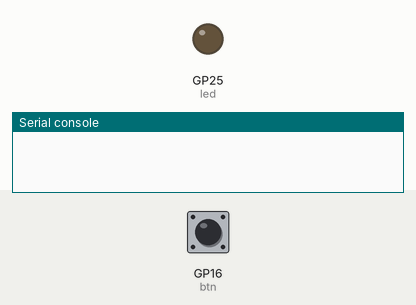
A program run on a simulated Raspberry Pi Pico running MicroPython. On the bench: output pins drawn as LEDs (lit = HIGH), the last lines printed to the serial console. The inputs (shaded band) are chosen by the test bench; at power-on: GP16 (btn) HIGH.

Above: at 1.2 s.
1.3 s: GP16 (btn) pulled LOW for 0.15 s
At 2.3 s:
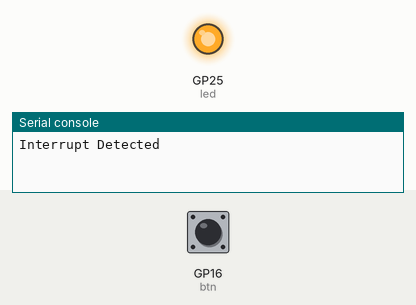
2.9 s: GP16 (btn) pulled LOW for 1 s
At 3.5 s:
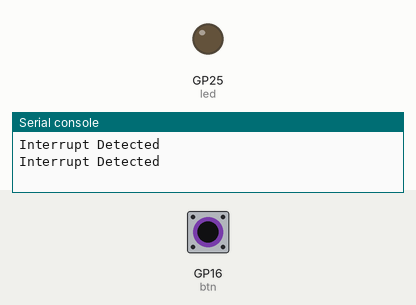
5.4 s: GP16 (btn) pulled LOW for 3.2 s
At 6.6 s:
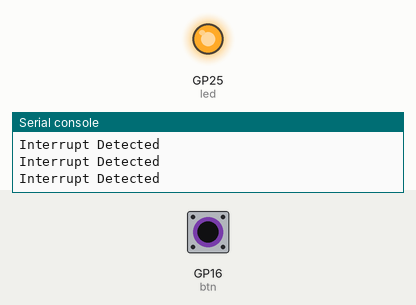
Timing chart, 0 to 8.4 s (numbered marks = the images above; inputs shaded):
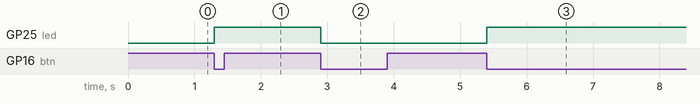

Measured:
- after the input at 1.3 s, GP25 (led): LOW → HIGH at once
- after the input at 2.9 s, GP25 (led): HIGH → LOW at once
- after the input at 5.4 s, GP25 (led): LOW → HIGH at once

The program:

pico_btn_interrupt.py
```python
from machine import Pin
import time

interrupt_flag=0
debounce_time=0
led = Pin(25,Pin.OUT)
btn = Pin(16,Pin.IN,Pin.PULL_UP)

def btn_release_callback(btn):
    global interrupt_flag, debounce_time
    if (time.ticks_ms()-debounce_time) > 250:
        interrupt_flag=1
        debounce_time=time.ticks_ms()

btn.irq(trigger=Pin.IRQ_FALLING, handler=btn_release_callback)
#GPIO.setup(BUTTON_PIN, GPIO.IN, pull_up_down=GPIO.PUD_UP)
#GPIO.add_event_detect(BUTTON_PIN, GPIO.BOTH,
#                      callback=btn_release_callback,
#                      bouncetime=100)

#while True:
while True:
    if interrupt_flag is 1:
        interrupt_flag=0
        print("Interrupt Detected")
        led.toggle()
    #led.high()
    #utime.sleep(0.1)
    #led.low()
    #utime.sleep(0.1)
```
